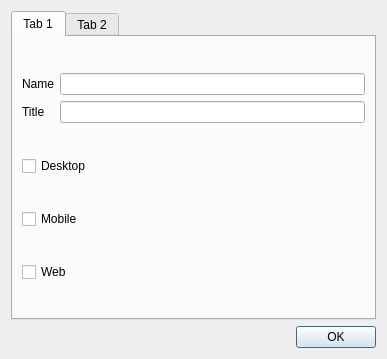
<?xml version="1.0" encoding="UTF-8"?>
<ui version="4.0">
 <class>Dialog</class>
 <widget class="QDialog" name="Dialog">
  <property name="geometry">
   <rect>
    <x>0</x>
    <y>0</y>
    <width>387</width>
    <height>359</height>
   </rect>
  </property>
  <property name="windowTitle">
   <string>Dialog</string>
  </property>
  <layout class="QVBoxLayout" name="verticalLayout">
   <item>
    <widget class="QTabWidget" name="tabWidget">
     <property name="currentIndex">
      <number>0</number>
     </property>
     <widget class="QWidget" name="tab">
      <attribute name="title">
       <string>Tab 1</string>
      </attribute>
      <layout class="QVBoxLayout" name="verticalLayout_2">
       <item>
        <layout class="QGridLayout" name="gridLayout">
         <item row="0" column="0">
          <widget class="QLabel" name="label">
           <property name="text">
            <string>Name</string>
           </property>
          </widget>
         </item>
         <item row="0" column="1">
          <widget class="QLineEdit" name="txtName"/>
         </item>
         <item row="1" column="0">
          <widget class="QLabel" name="label_2">
           <property name="text">
            <string>Title</string>
           </property>
          </widget>
         </item>
         <item row="1" column="1">
          <widget class="QLineEdit" name="txtTitle"/>
         </item>
        </layout>
       </item>
       <item>
        <widget class="QCheckBox" name="checkBox">
         <property name="text">
          <string>Desktop</string>
         </property>
        </widget>
       </item>
       <item>
        <widget class="QCheckBox" name="checkBox_2">
         <property name="text">
          <string>Mobile</string>
         </property>
        </widget>
       </item>
       <item>
        <widget class="QCheckBox" name="checkBox_3">
         <property name="text">
          <string>Web</string>
         </property>
        </widget>
       </item>
      </layout>
     </widget>
     <widget class="QWidget" name="tab_2">
      <attribute name="title">
       <string>Tab 2</string>
      </attribute>
      <layout class="QVBoxLayout" name="verticalLayout_3">
       <item>
        <widget class="QPlainTextEdit" name="plainTextEdit"/>
       </item>
      </layout>
     </widget>
    </widget>
   </item>
   <item>
    <widget class="QDialogButtonBox" name="buttonBox">
     <property name="standardButtons">
      <set>QDialogButtonBox::Ok</set>
     </property>
    </widget>
   </item>
  </layout>
 </widget>
 <resources/>
 <connections/>
</ui>
